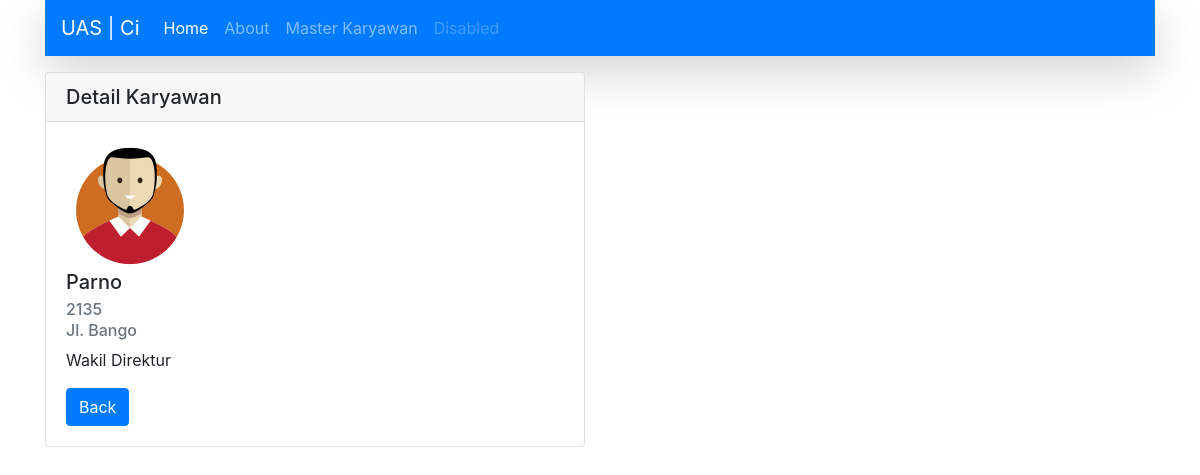
Page /karyawan/detail/1 on the committed database.
### tables this page shows
CREATE TABLE `tb_karyawan` (
  `id` int(11) NOT NULL,
  `nip` varchar(10) NOT NULL,
  `nama` varchar(50) NOT NULL,
  `jabatan` varchar(50) NOT NULL,
  `alamat` varchar(255) NOT NULL
);

### application/controllers/Karyawan.php (called while the page is built, shortened)
<?php
class Karyawan extends CI_Controller
{
	public function __construct()
	{
		$this->load->model('Karyawan_m', 'karyawan');
		$this->load->library('form_validation');
		$this->load->library('pagination');
	}
	public function detail($id)
	{
		$data['title'] = 'Detail Data Karyawan';
		$data['karyawan'] = $this->karyawan->getKaryawanById($id);
		$this->load->view('template/header', $data);
		$this->load->view('karyawan/detail', $data);
		$this->load->view('template/footer');
	}
}

### index.php (called while the page is built, shortened)
<?php
require_once BASEPATH.'core/CodeIgniter.php';

### application/models/Karyawan_m.php (called while the page is built, shortened)
<?php if (!defined('BASEPATH')) exit('No direct script access allowed');
class Karyawan_m extends CI_Model
{
	public function getKaryawanById($id)
	{
		return $this->db->get_where('tb_karyawan', ['id' => $id])->row_array();
	}
}

### application/views/karyawan/detail.php (the view)
<div class="container">
	<div class="row mt-3">
		<div class="col-md-6">
			<div class="card">
				<h5 class="card-header">Detail Karyawan</h5>
				<div class="card-body">
					<img src="<?= base_url('assets/') ?>img/icon1.png" alt="icon1" />
					<h5 class="card-title"><?= $karyawan['nama']; ?></h5>
					<h6 class="card-subtitle mb-2 text-muted"><?= $karyawan['nip']; ?></h6>
					<h6 class="card-subtitle mb-2 text-muted"><?= $karyawan['alamat']; ?></h6>
					<p class="card-text"><?= $karyawan['jabatan']; ?></p>
					<a href="<?= base_url('karyawan'); ?>" class="btn btn-primary">Back</a>
				</div>
			</div>
		</div>
	</div>
</div>

### rows in the picture
tb_karyawan: nama "Parno", nip "2135", alamat "Jl. Bango", jabatan "Wakil Direktur"
